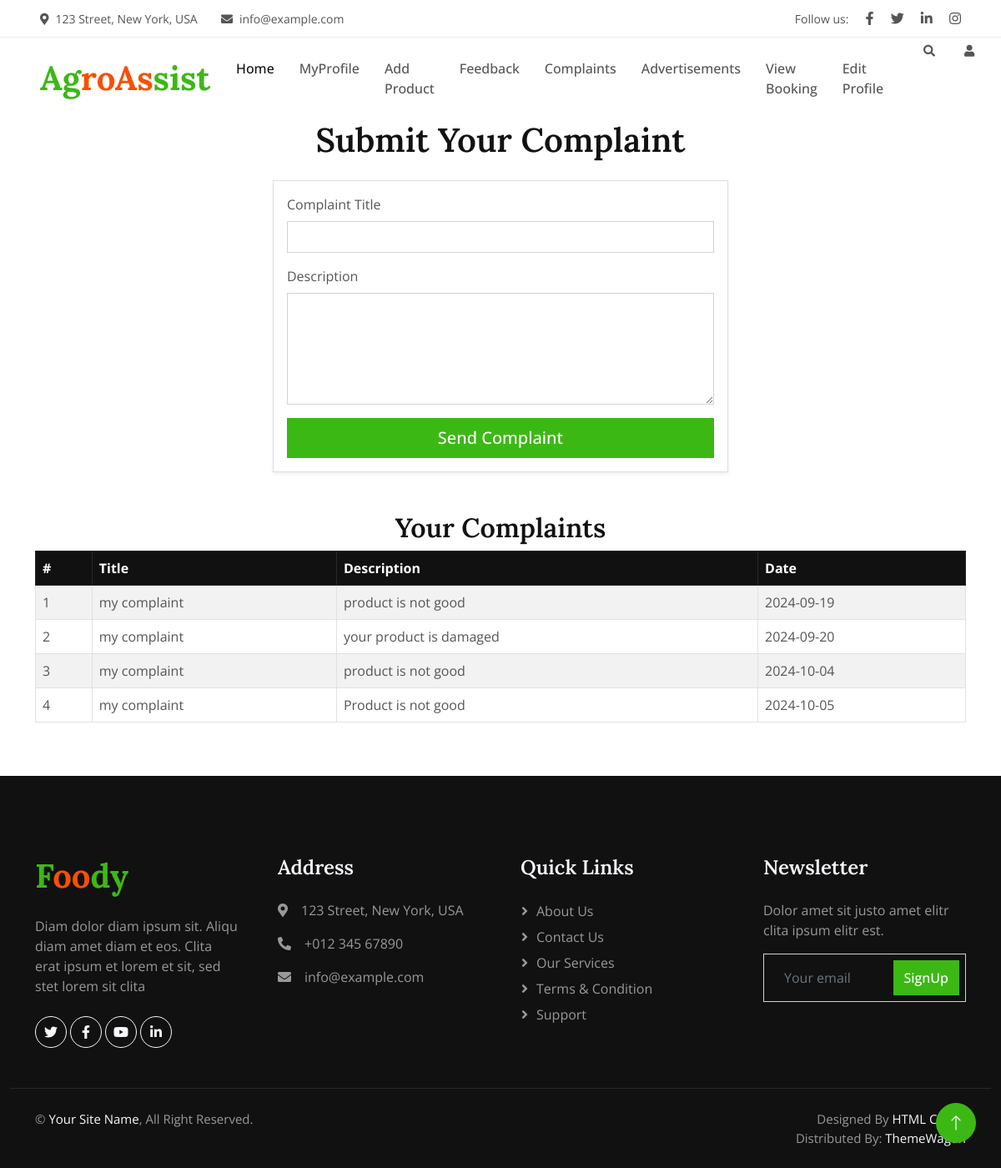
/Project/Farmer/Complaint.php, run on the app's committed database.
### tables this page shows
CREATE TABLE `tbl_complaint` (
  `complaint_id` int(11) NOT NULL,
  `complaint_title` varchar(60) NOT NULL,
  `complaint_content` varchar(250) NOT NULL,
  `complaint_date` varchar(60) NOT NULL,
  `complaint_reply` varchar(250) NOT NULL,
  `complaint_status` int(11) NOT NULL DEFAULT 0,
  `product_id` int(11) NOT NULL,
  `supplier_id` int(11) NOT NULL,
  `farmer_id` int(11) NOT NULL
);

### Project/Farmer/Complaint.php (the view, shortened to what this page needs)
<?php
include("Head.php");
include("../Assets/Connection/Connection.php");
?>
<!DOCTYPE html>
<html lang="en">
<head>
</head>
<body>
<div class="container my-5">
    <h1 class="text-center mb-4">Submit Your Complaint</h1>
    <div class="row justify-content-center">
        <div class="col-md-6">
            <div class="card shadow-sm">
                <div class="card-body">
                    <form method="post">
                        <div class="mb-3">
                            <label for="txt_title" class="form-label">Complaint Title</label>
                            <input type="text" class="form-control" id="txt_title" name="txt_title" required>
                        </div>
                        <div class="mb-3">
                            <label for="txt_description" class="form-label">Description</label>
                            <textarea class="form-control" id="txt_description" name="txt_description" rows="5" required></textarea>
                        </div>
                        <div class="d-grid">
                            <button type="submit" class="btn btn-primary btn-lg" name="btn_send">Send Complaint</button>
                        </div>
                    </form>
                </div>
            </div>
        </div>
    </div>
    <h2 class="text-center mt-5">Your Complaints</h2>
    <div class="table-responsive">
        <table class="table table-striped table-bordered">
            <thead class="table-dark">
                <tr>
                    <th>#</th>
                    <th>Title</th>
                    <th>Description</th>
                    <th>Date</th>
                </tr>
            </thead>
            <tbody>
            <?php
            $i = 0;
            $selQry = "SELECT * FROM tbl_complaint WHERE farmer_id='" . $_SESSION['fid'] . "'";
            $result = $Con->query($selQry);
            while ($data = $result->fetch_assoc()) {
                $i++;
                ?>
                <tr>
                    <td><?php echo $i; ?></td>
                    <td><?php echo $data['complaint_title']; ?></td>
                    <td><?php echo $data['complaint_content']; ?></td>
                    <td><?php echo $data['complaint_date']; ?></td>
                </tr>
                <?php
            }
            ?>
            </tbody>
        </table>
    </div>
</div>
</body>
<?php
include("Foot.php");
?>
</html>

### Project/Assets/Templates/User/Main/css/style.css (style rules this page uses)
:root { --primary: #3CB815; --secondary: #F65005; --light: #F7F8FC; --dark: #111111; }
.btn { font-weight: 500; transition: .5s; }
.btn.btn-primary, .btn.btn-secondary, .btn.btn-outline-primary:hover, .btn.btn-outline-secondary:hover { color: #FFFFFF; }

### data on the page
tbl_complaint: complaint_title "my complaint", complaint_content "product is not good", complaint_date "2024-09-19"
tbl_complaint: complaint_title "my complaint", complaint_content "your product is damaged", complaint_date "2024-09-20"
tbl_complaint: complaint_title "my complaint", complaint_content "product is not good", complaint_date "2024-10-04"
tbl_complaint: complaint_title "my complaint", complaint_content "Product is not good", complaint_date "2024-10-05"
